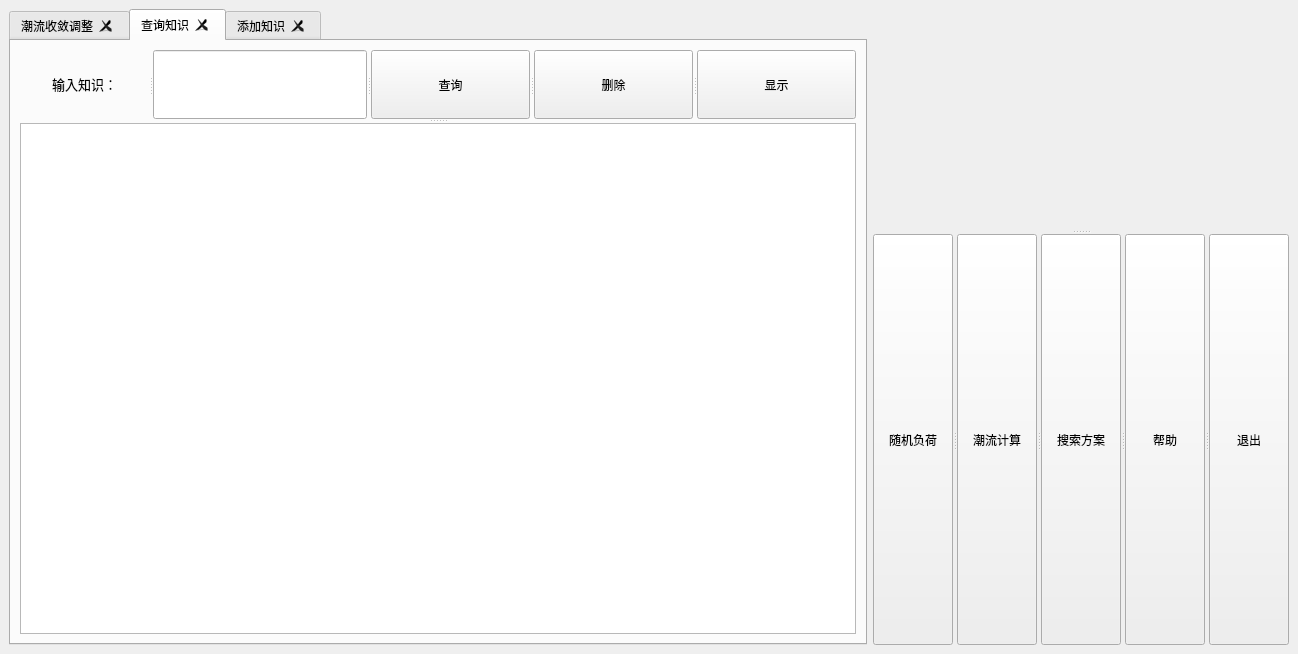
<?xml version="1.0" encoding="UTF-8"?>
<ui version="4.0">
 <class>MainWindow</class>
 <widget class="QMainWindow" name="MainWindow">
  <property name="geometry">
   <rect>
    <x>0</x>
    <y>0</y>
    <width>1298</width>
    <height>654</height>
   </rect>
  </property>
  <property name="windowTitle">
   <string>MainWindow</string>
  </property>
  <widget class="QWidget" name="centralwidget">
   <layout class="QHBoxLayout" name="horizontalLayout">
    <item>
     <widget class="QTabWidget" name="tabWidget">
      <property name="tabPosition">
       <enum>QTabWidget::North</enum>
      </property>
      <property name="tabShape">
       <enum>QTabWidget::Rounded</enum>
      </property>
      <property name="currentIndex">
       <number>1</number>
      </property>
      <property name="iconSize">
       <size>
        <width>80</width>
        <height>20</height>
       </size>
      </property>
      <property name="usesScrollButtons">
       <bool>true</bool>
      </property>
      <property name="documentMode">
       <bool>false</bool>
      </property>
      <property name="tabsClosable">
       <bool>true</bool>
      </property>
      <property name="movable">
       <bool>false</bool>
      </property>
      <property name="tabBarAutoHide">
       <bool>true</bool>
      </property>
      <widget class="QWidget" name="widget">
       <attribute name="title">
        <string>潮流收敛调整</string>
       </attribute>
       <layout class="QVBoxLayout" name="verticalLayout">
        <item>
         <widget class="QSplitter" name="splitter_3">
          <property name="orientation">
           <enum>Qt::Vertical</enum>
          </property>
          <widget class="QSplitter" name="splitter">
           <property name="orientation">
            <enum>Qt::Horizontal</enum>
           </property>
           <widget class="QLabel" name="label">
            <property name="font">
             <font>
              <family>Adobe Devanagari</family>
              <pointsize>10</pointsize>
             </font>
            </property>
            <property name="text">
             <string>&lt;html&gt;&lt;head/&gt;&lt;body&gt;&lt;p align=&quot;center&quot;&gt;潮流初始状态：&lt;/p&gt;&lt;/body&gt;&lt;/html&gt;</string>
            </property>
           </widget>
           <widget class="QLineEdit" name="lineEdit_initLF"/>
           <widget class="QPushButton" name="chooseButton">
            <property name="text">
             <string>选择文件夹</string>
            </property>
           </widget>
           <widget class="QPushButton" name="searchButton_actions">
            <property name="text">
             <string>多步调整</string>
            </property>
           </widget>
           <widget class="QPushButton" name="searchButton_actions_one_step">
            <property name="text">
             <string>单步调整</string>
            </property>
           </widget>
          </widget>
          <widget class="QTextEdit" name="textEdit_display_actions"/>
         </widget>
        </item>
       </layout>
      </widget>
      <widget class="QWidget" name="tab">
       <attribute name="title">
        <string>查询知识</string>
       </attribute>
       <layout class="QVBoxLayout" name="verticalLayout_2">
        <item>
         <widget class="QSplitter" name="splitter_6">
          <property name="orientation">
           <enum>Qt::Vertical</enum>
          </property>
          <widget class="QSplitter" name="splitter_5">
           <property name="orientation">
            <enum>Qt::Horizontal</enum>
           </property>
           <widget class="QLabel" name="label_4">
            <property name="font">
             <font>
              <family>Adobe Devanagari</family>
              <pointsize>10</pointsize>
             </font>
            </property>
            <property name="text">
             <string>&lt;html&gt;&lt;head/&gt;&lt;body&gt;&lt;p align=&quot;center&quot;&gt;输入知识：&lt;/p&gt;&lt;/body&gt;&lt;/html&gt;</string>
            </property>
           </widget>
           <widget class="QLineEdit" name="lineEdit_input_knowledge"/>
           <widget class="QPushButton" name="searchButton_knowledge">
            <property name="text">
             <string>查询</string>
            </property>
           </widget>
           <widget class="QPushButton" name="deleteButton_knowledge">
            <property name="text">
             <string>删除</string>
            </property>
           </widget>
           <widget class="QPushButton" name="displayButton_graph">
            <property name="text">
             <string>显示</string>
            </property>
           </widget>
          </widget>
          <widget class="QTextBrowser" name="textEdit_display_knowledge"/>
         </widget>
        </item>
       </layout>
      </widget>
      <widget class="QWidget" name="tab_2">
       <attribute name="title">
        <string>添加知识</string>
       </attribute>
       <layout class="QVBoxLayout" name="verticalLayout_3">
        <item>
         <widget class="QSplitter" name="splitter_11">
          <property name="orientation">
           <enum>Qt::Vertical</enum>
          </property>
          <widget class="QFrame" name="frame">
           <property name="frameShape">
            <enum>QFrame::StyledPanel</enum>
           </property>
           <property name="frameShadow">
            <enum>QFrame::Raised</enum>
           </property>
           <layout class="QHBoxLayout" name="horizontalLayout_2" stretch="5,1">
            <item>
             <widget class="QSplitter" name="splitter_7">
              <property name="orientation">
               <enum>Qt::Vertical</enum>
              </property>
              <widget class="QSplitter" name="splitter_8">
               <property name="orientation">
                <enum>Qt::Horizontal</enum>
               </property>
               <widget class="QLabel" name="label_5">
                <property name="font">
                 <font>
                  <family>Adobe Devanagari</family>
                  <pointsize>10</pointsize>
                 </font>
                </property>
                <property name="text">
                 <string>&lt;html&gt;&lt;head/&gt;&lt;body&gt;&lt;p align=&quot;center&quot;&gt;label1：&lt;/p&gt;&lt;/body&gt;&lt;/html&gt;</string>
                </property>
               </widget>
               <widget class="QLineEdit" name="lineEdit_2"/>
              </widget>
              <widget class="QSplitter" name="splitter_9">
               <property name="orientation">
                <enum>Qt::Horizontal</enum>
               </property>
               <widget class="QLabel" name="label_6">
                <property name="font">
                 <font>
                  <family>Adobe Devanagari</family>
                  <pointsize>10</pointsize>
                 </font>
                </property>
                <property name="text">
                 <string>&lt;html&gt;&lt;head/&gt;&lt;body&gt;&lt;p align=&quot;center&quot;&gt;label2：&lt;/p&gt;&lt;/body&gt;&lt;/html&gt;</string>
                </property>
               </widget>
               <widget class="QLineEdit" name="lineEdit_3"/>
              </widget>
              <widget class="QSplitter" name="splitter_10">
               <property name="orientation">
                <enum>Qt::Horizontal</enum>
               </property>
               <widget class="QLabel" name="label_7">
                <property name="font">
                 <font>
                  <family>Adobe Devanagari</family>
                  <pointsize>10</pointsize>
                 </font>
                </property>
                <property name="text">
                 <string>&lt;html&gt;&lt;head/&gt;&lt;body&gt;&lt;p align=&quot;center&quot;&gt;label3：&lt;/p&gt;&lt;/body&gt;&lt;/html&gt;</string>
                </property>
               </widget>
               <widget class="QLineEdit" name="lineEdit_4"/>
              </widget>
             </widget>
            </item>
            <item>
             <widget class="QPushButton" name="AddButton_knowledge">
              <property name="text">
               <string>
添加
</string>
              </property>
             </widget>
            </item>
           </layout>
          </widget>
          <widget class="QTextEdit" name="textEdit"/>
         </widget>
        </item>
       </layout>
      </widget>
     </widget>
    </item>
    <item>
     <widget class="QSplitter" name="splitter_4">
      <property name="orientation">
       <enum>Qt::Vertical</enum>
      </property>
      <widget class="QLabel" name="label_graph">
       <property name="text">
        <string/>
       </property>
      </widget>
      <widget class="QSplitter" name="splitter_2">
       <property name="orientation">
        <enum>Qt::Horizontal</enum>
       </property>
       <widget class="QPushButton" name="pushButton">
        <property name="text">
         <string>随机负荷</string>
        </property>
       </widget>
       <widget class="QPushButton" name="pushButton_2">
        <property name="text">
         <string>潮流计算</string>
        </property>
       </widget>
       <widget class="QPushButton" name="pushButton_3">
        <property name="text">
         <string>搜索方案</string>
        </property>
       </widget>
       <widget class="QPushButton" name="pushButton_4">
        <property name="text">
         <string>帮助</string>
        </property>
       </widget>
       <widget class="QPushButton" name="pushButton_5">
        <property name="text">
         <string>退出</string>
        </property>
       </widget>
      </widget>
     </widget>
    </item>
   </layout>
  </widget>
 </widget>
 <resources/>
 <connections/>
</ui>
